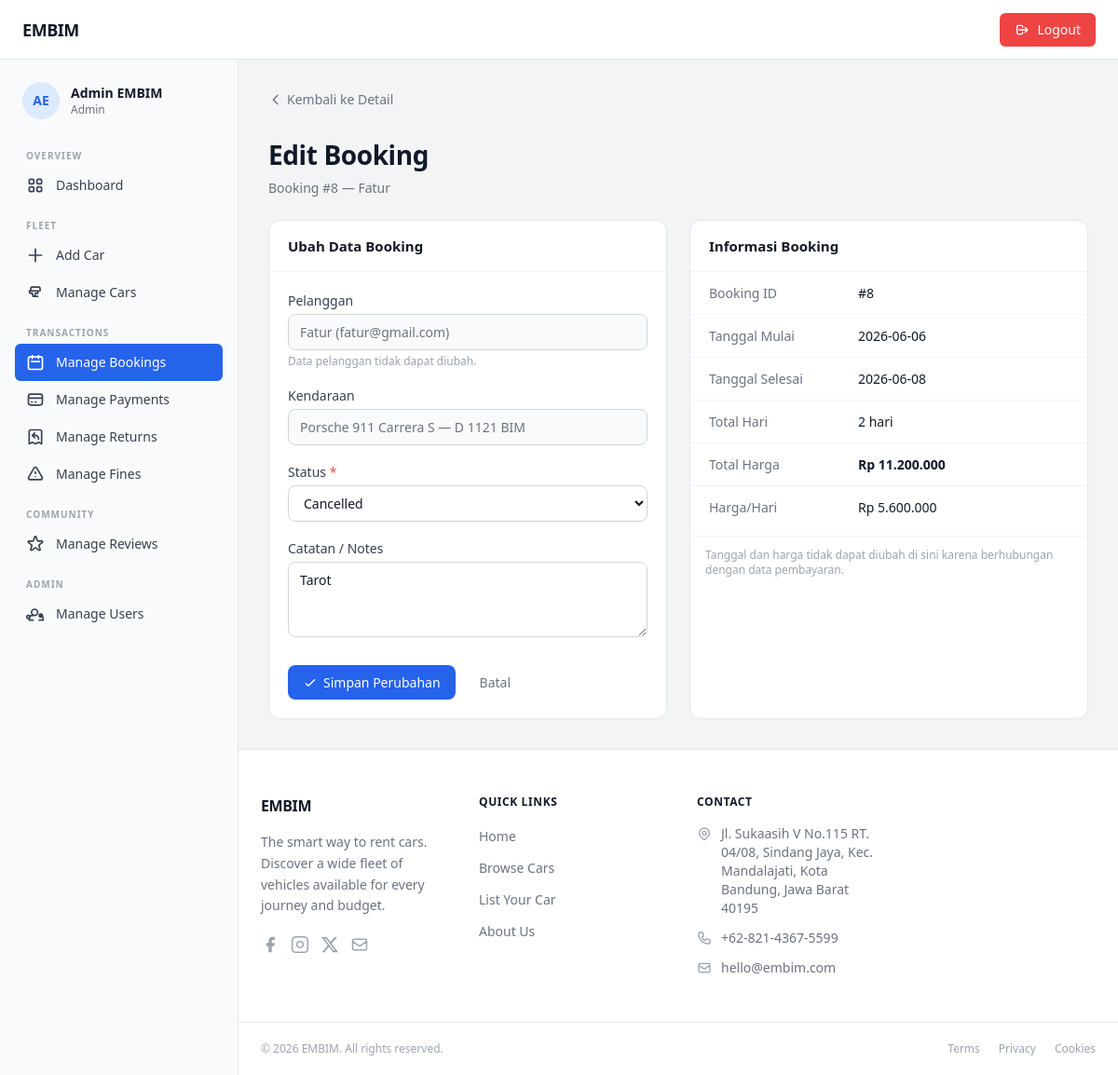
The app's page /admin/index.php?page=edit_booking&id=8 (signed in) with its own data.
### tables this page shows
CREATE TABLE `bookings` (
  `id` int(11) NOT NULL,
  `user_id` int(11) NOT NULL,
  `car_id` int(11) NOT NULL,
  `start_date` date NOT NULL,
  `end_date` date NOT NULL,
  `total_days` smallint(6) NOT NULL DEFAULT 1,
  `total_price` decimal(14,2) NOT NULL,
  `status` enum('pending','confirmed','ongoing','completed','cancelled') DEFAULT 'pending',
  `notes` text DEFAULT NULL,
  `identity_photo` varchar(255) DEFAULT NULL,
  `payment_method` enum('transfer_bank_bri','transfer_bank_mandiri','shopeepay','dana','ovo','gopay','transfer_bank_bni','transfer_bank_bca','transfer_bank_seabank') DEFAULT NULL,
  `payment_status` enum('unpaid','paid','refunded') DEFAULT 'unpaid',
  `payment_proof` varchar(255) DEFAULT NULL,
  `paid_at` datetime DEFAULT NULL,
  `created_at` datetime DEFAULT current_timestamp(),
  `updated_at` datetime DEFAULT current_timestamp() ON UPDATE current_timestamp()
);

CREATE TABLE `users` (
  `id` int(11) NOT NULL,
  `full_name` varchar(100) NOT NULL,
  `email` varchar(150) NOT NULL,
  `password` varchar(255) NOT NULL COMMENT 'bcrypt hash',
  `phone` varchar(20) DEFAULT NULL,
  `address` text DEFAULT NULL,
  `role` enum('admin','user') NOT NULL DEFAULT 'user',
  `photo_profile` varchar(100) DEFAULT NULL,
  `photo_ktp` varchar(100) DEFAULT NULL,
  `photo_sim` varchar(100) DEFAULT NULL,
  `created_at` datetime NOT NULL DEFAULT current_timestamp(),
  `updated_at` datetime NOT NULL DEFAULT current_timestamp() ON UPDATE current_timestamp()
);

CREATE TABLE `cars` (
  `id` int(11) NOT NULL,
  `brand` varchar(80) NOT NULL,
  `model` varchar(100) NOT NULL,
  `year` year(4) NOT NULL,
  `stock` int(11) NOT NULL,
  `license_plate` varchar(20) NOT NULL,
  `price_per_day` decimal(12,2) NOT NULL,
  `status` enum('available','booked','maintenance') NOT NULL DEFAULT 'available',
  `transmission` enum('automatic','manual') NOT NULL DEFAULT 'automatic',
  `fuel_type` enum('gasoline','diesel','electric','hybrid') NOT NULL DEFAULT 'gasoline',
  `seats` tinyint(4) NOT NULL DEFAULT 5,
  `description` text DEFAULT NULL,
  `photo` varchar(255) DEFAULT NULL COMMENT 'Nama file gambar di folder assets/images',
  `created_at` datetime NOT NULL DEFAULT current_timestamp(),
  `updated_at` datetime NOT NULL DEFAULT current_timestamp() ON UPDATE current_timestamp()
);

### admin/index.php (called while the page is built, shortened)
<?php
    require_once __DIR__ . '/config/database.php';
    require_once __DIR__ . '/controllers/AdminBookingController.php';
    $page = $_GET['page'] ?? 'dashboard';
    match ($page) {
        'add_car'               => (new DashboardController())->addCar(),
        'manage_cars'           => (new DashboardController())->manageCars(),
        'manage_bookings'       => (new AdminBookingController())->manageBookings(),
        'booking_detail'        => (new AdminBookingController())->bookingDetail(),
        'edit_booking'          => (new AdminBookingController())->editBooking(),
        'delete_booking'        => (new AdminBookingController())->deleteBooking(),
        'manage_users'          => (new UserController())->manageUsers(),
        'manage_payments'       => (new AdminPaymentController())->managePayments(),
        'payment_detail'        => (new AdminPaymentController())->paymentDetail(),
        'update_payment_status' => (new AdminPaymentController())->updateStatus(),
        'manage_returns'        => (new AdminReturnController())->manageReturns(),
        'add_return'            => (new AdminReturnController())->addReturn(),
        'return_detail'         => (new AdminReturnController())->returnDetail(),
        'edit_return'           => (new AdminReturnController())->editReturn(),
        'delete_return'         => (new AdminReturnController())->deleteReturn(),
        'manage_fines'          => (new AdminFineController())->manageFines(),
        'fine_detail'           => (new AdminFineController())->fineDetail(),
        'update_fine_status'    => (new AdminFineController())->updateFineStatus(),
        default                 => (new DashboardController())->dashboard(),
    };

### admin/config/database.php (called while the page is built, shortened)
<?php
function getPDO(): PDO {
    static $pdo = null;
    if ($pdo === null) {
        $dsn = sprintf('mysql:host=%s;dbname=%s;charset=%s', DB_HOST, DB_NAME, DB_CHARSET);
        $pdo = new PDO($dsn, DB_USER, DB_PASS, [
            PDO::ATTR_ERRMODE            => PDO::ERRMODE_EXCEPTION,
            PDO::ATTR_DEFAULT_FETCH_MODE => PDO::FETCH_ASSOC,
            PDO::ATTR_EMULATE_PREPARES   => false,
        ]);
    }
    return $pdo;
}

### admin/models/BookingModel.php (called while the page is built, shortened)
<?php
require_once __DIR__ . '/../config/database.php';
class BookingModel
{
    private PDO $pdo;
    public function __construct()
    {
        $this->pdo = getPDO();
    }
    public function getBookingById(int $id): ?array
    {
        $stmt = $this->pdo->prepare("
            SELECT
                b.`id`, b.`user_id`, b.`car_id`,
                b.`start_date`, b.`end_date`, b.`total_days`,
                b.`total_price`, b.`status`, b.`notes`,
                b.`created_at`, b.`updated_at`,
                u.`full_name`  AS customer_name,
                u.`email`      AS customer_email,
                u.`phone`      AS customer_phone,
                CONCAT(c.`brand`, ' ', c.`model`) AS car_name,
                c.`license_plate`,
                c.`price_per_day`
            FROM `bookings` b
            JOIN `users` u ON u.`id` = b.`user_id`
            JOIN `cars`  c ON c.`id` = b.`car_id`
            WHERE b.`id` = :id
            LIMIT 1
        ");
        $stmt->execute([':id' => $id]);
        $row = $stmt->fetch();
        return $row ?: null;
    }
}

### admin/views/booking_edit_form.php (the view, shortened to what this page needs)
<?php require_once __DIR__ . '/partials/layout_top.php'; ?>
<div class="space-y-6">
  <div>
    <a href="?page=booking_detail&id=<?= (int)$booking['id'] ?>" class="back-link">
      <svg xmlns="http://www.w3.org/2000/svg" class="h-4 w-4" fill="none" viewBox="0 0 24 24" stroke="currentColor" stroke-width="2"><path stroke-linecap="round" stroke-linejoin="round" d="M15 19l-7-7 7-7"/></svg>
      Kembali ke Detail
    </a>
  </div>
  <div class="page-heading">
    <h1>Edit Booking</h1>
    <p>Booking #<?= (int)$booking['id'] ?> — <?= htmlspecialchars($booking['customer_name']) ?></p>
  </div>
  <div class="grid grid-cols-1 md:grid-cols-2 gap-6" style="max-width:900px;">
    <div class="card">
      <div class="card-header"><span class="card-title">Ubah Data Booking</span></div>
      <div class="card-body">
        <form method="POST" action="?page=edit_booking&id=<?= (int)$booking['id'] ?>">
          <div style="margin-bottom:18px;">
            <label class="form-label">Pelanggan</label>
            <input type="text" class="form-control"
                   value="<?= htmlspecialchars($booking['customer_name']) ?> (<?= htmlspecialchars($booking['customer_email']) ?>)"
                   disabled style="background:#f9fafb;color:#6b7280;" />
            <p class="text-xs text-gray-400 mt-1">Data pelanggan tidak dapat diubah.</p>
          </div>
          <div style="margin-bottom:18px;">
            <label class="form-label">Kendaraan</label>
            <input type="text" class="form-control"
                   value="<?= htmlspecialchars($booking['car_name']) ?> — <?= htmlspecialchars($booking['license_plate']) ?>"
                   disabled style="background:#f9fafb;color:#6b7280;" />
          </div>
          <div style="margin-bottom:18px;">
            <label class="form-label" for="status">Status <span style="color:#ef4444;">*</span></label>
            <select name="status" id="status" class="form-control" required>
              <?php
                $statuses = ['confirmed', 'ongoing', 'completed', 'cancelled'];
                $current  = $_POST['status'] ?? $booking['status'];
                foreach ($statuses as $s):
              ?>
              <option value="<?= $s ?>" <?= $current === $s ? 'selected' : '' ?>><?= ucfirst($s) ?></option>
              <?php endforeach; ?>
            </select>
          </div>
          <div style="margin-bottom:24px;">
            <label class="form-label" for="notes">Catatan / Notes</label>
            <textarea name="notes" id="notes" class="form-control" rows="3"
                      placeholder="Opsional"><?= htmlspecialchars($_POST['notes'] ?? $booking['notes'] ?? '') ?></textarea>
          </div>
          <div style="display:flex;gap:10px;">
            <button type="submit" class="btn btn-primary">
              <svg xmlns="http://www.w3.org/2000/svg" class="h-4 w-4" fill="none" viewBox="0 0 24 24" stroke="currentColor" stroke-width="2"><path stroke-linecap="round" stroke-linejoin="round" d="M5 13l4 4L19 7"/></svg>
              Simpan Perubahan
            </button>
            <a href="?page=booking_detail&id=<?= (int)$booking['id'] ?>" class="btn btn-ghost">Batal</a>
          </div>
        </form>
      </div>
    </div>
    <div class="card">
      <div class="card-header"><span class="card-title">Informasi Booking</span></div>
      <dl class="detail-dl">
        <div class="detail-row"><dt>Booking ID</dt><dd>#<?= (int)$booking['id'] ?></dd></div>
        <div class="detail-row"><dt>Tanggal Mulai</dt><dd><?= htmlspecialchars($booking['start_date']) ?></dd></div>
        <div class="detail-row"><dt>Tanggal Selesai</dt><dd><?= htmlspecialchars($booking['end_date']) ?></dd></div>
        <div class="detail-row"><dt>Total Hari</dt><dd><?= (int)$booking['total_days'] ?> hari</dd></div>
        <div class="detail-row">
          <dt>Total Harga</dt>
          <dd><strong>Rp <?= number_format((float)$booking['total_price'], 0, ',', '.') ?></strong></dd>
        </div>
        <div class="detail-row"><dt>Harga/Hari</dt><dd>Rp <?= number_format((float)$booking['price_per_day'], 0, ',', '.') ?></dd></div>
      </dl>
      <div style="padding:12px 16px 0;border-top:1px solid #f3f4f6;margin-top:8px;">
        <p class="text-xs text-gray-400">Tanggal dan harga tidak dapat diubah di sini karena berhubungan dengan data pembayaran.</p>
      </div>
    </div>
  </div>
</div>
<?php require_once __DIR__ . '/partials/layout_bottom.php'; ?>

### admin/style/style.css (style rules this page uses)
:root { --color-primary: #2563eb; --color-primary-hover: #1d4ed8; --color-primary-light: #eff6ff; --color-primary-ring: rgba(37,99,235,.35); --color-danger: #ef4444; --color-danger-hover: #dc2626; --color-danger-light: #fef2f2; --color-success: #22c55e; --color-success-light: #f0fdf4; --color-warning-light: #fefce8; --color-purple-light: #faf5ff; --color-border: #e5e7eb; --color-border-soft: #f3f4f6; --color-bg: #f3f4f6; --color-bg-white: #ffffff; --color-text: #111827; --color-text-muted: #6b7280; --color-text-subtle: #9ca3af; --radius-sm: 4px; --radius-md: 8px; --radius-lg: 12px; --radius-xl: 16px; --radius-2xl: 24px; --shadow-sm: 0 1px 2px rgba(0,0,0,.06); --shadow-md: 0 4px 16px rgba(0,0,0,.10); --shadow-lg: 0 8px 32px rgba(0,0,0,.14); --transition: 150ms ease; --sidebar-w: 256px; --topbar-h: 64px; }
*, *::before, *::after { box-sizing: border-box; }
html { height: 100%; }
body { margin: 0; font-family: ui-sans-serif, system-ui, -apple-system, "Segoe UI", Roboto, "Helvetica Neue", Arial, sans-serif; background-color: var(--color-bg); color: var(--color-text); -webkit-font-smoothing: antialiased; -moz-osx-font-smoothing: grayscale; }
a { color: inherit; text-decoration: none; }
button, input, select, textarea { font-family: inherit; }
.btn { display: inline-flex; align-items: center; gap: 6px; padding: 8px 16px; border-radius: var(--radius-md); font-size: 14px; font-weight: 500; border: none; cursor: pointer; transition: background var(--transition), color var(--transition), box-shadow var(--transition); text-decoration: none; }
.btn-primary { background: var(--color-primary); color: #fff; }
.btn-ghost { background: transparent; color: var(--color-text-muted); }
.form-label { display: block; font-size: 14px; font-weight: 500; color: #374151; margin-bottom: 4px; }
.form-control { width: 100%; border: 1px solid #d1d5db; border-radius: var(--radius-md); padding: 8px 12px; font-size: 14px; color: var(--color-text); background: var(--color-bg-white); transition: border-color var(--transition), box-shadow var(--transition); }
.form-control::placeholder { color: var(--color-text-subtle); }
select.form-control { background-image: none; }
.card { background: var(--color-bg-white); border: 1px solid var(--color-border); border-radius: var(--radius-lg); overflow: hidden; }
.card-header { padding: 16px 20px; border-bottom: 1px solid var(--color-border-soft); display: flex; align-items: center; justify-content: space-between; }
.card-title { font-size: 15px; font-weight: 600; color: var(--color-text); }
.card-body { padding: 20px; }
.detail-dl .detail-row { display: flex; gap: 16px; padding: 12px 20px; border-bottom: 1px solid var(--color-border-soft); }
.detail-dl .detail-row:last-child { border-bottom: none; }
.detail-dl dt { font-size: 14px; color: var(--color-text-muted); width: 144px; flex-shrink: 0; }
.detail-dl dd { font-size: 14px; color: var(--color-text); margin: 0; }
.back-link { display: inline-flex; align-items: center; gap: 4px; font-size: 14px; color: var(--color-text-muted); transition: color var(--transition); }
.page-heading h1 { font-size: 28px; font-weight: 700; letter-spacing: -.4px; color: var(--color-text); margin: 0; }
.page-heading p { font-size: 14px; color: var(--color-text-muted); margin: 4px 0 0; }

### records on screen
bookings: id "8", user.full_name "Fatur", user.email "Fatur (fatur@gmail.com)", car.license_plate "Porsche 911 Carrera S — D 1121 BIM", status "Cancelled", notes "Tarot", start_date "2026-06-06", end_date "2026-06-08", total_days "2", total_price "11.200.000", car.price_per_day "5.600.000"

### other values on screen
$adminInitials "AE"
$adminName "Admin EMBIM"
$section['label'] "OVERVIEW"
$link['label'] "Dashboard"
$section['label'] "FLEET"
$link['label'] "Add Car"
$link['label'] "Manage Cars"
$section['label'] "TRANSACTIONS"
$link['label'] "Manage Bookings"
$link['label'] "Manage Payments"
$link['label'] "Manage Returns"
$link['label'] "Manage Fines"
$section['label'] "COMMUNITY"
$link['label'] "Manage Reviews"
$section['label'] "ADMIN"
